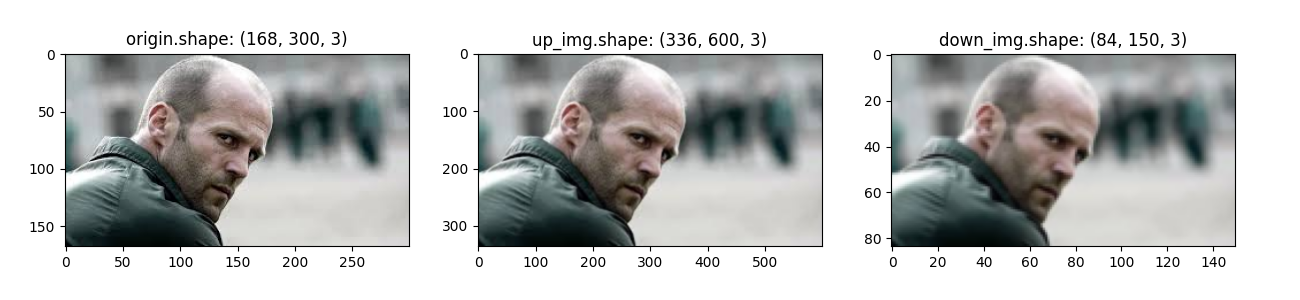

The script that saved this image:
import cv2
import matplotlib.pyplot as plt


def pyr_up_down(img_path):
    img = cv2.imread(img_path)

    # cv2.imshow('img', img)
    # cv2.waitKey(0)
    print('img.shape:', img.shape)
    cv2.imwrite('img.png', img)

    up_img = cv2.pyrUp(img)
    print('up_img.shape:', up_img.shape)
    # cv2.imshow('up_img', up_img)
    cv2.imwrite('up_img.png', up_img)

    down_img = cv2.pyrDown(img)
    print('down_img.shape:', down_img.shape)
    # cv2.imshow('down_img', down_img)
    cv2.imwrite('down_img.png', down_img)

    # cv2.waitKey()

    img = cv2.cvtColor(img, cv2.COLOR_BGR2RGB)
    up_img = cv2.cvtColor(up_img, cv2.COLOR_BGR2RGB)
    down_img = cv2.cvtColor(down_img, cv2.COLOR_BGR2RGB)

    plt.figure(figsize=(13, 3))
    plt.subplots_adjust(left=0.05, right=0.95, top=1, bottom=0)
    plt.subplot(1, 3, 1)
    plt.imshow(img)
    plt.title('origin.shape: {}'.format(img.shape))
    plt.subplot(1, 3, 2)
    plt.imshow(up_img)
    plt.title('up_img.shape: {}'.format(up_img.shape))
    plt.subplot(1, 3, 3)
    plt.imshow(down_img)
    plt.title('down_img.shape: {}'.format(down_img.shape))
    plt.savefig('pyr_up_down.png')
    plt.show()


if __name__ == '__main__':
    img_path = '../imgs/jason.png'
    pyr_up_down(img_path)